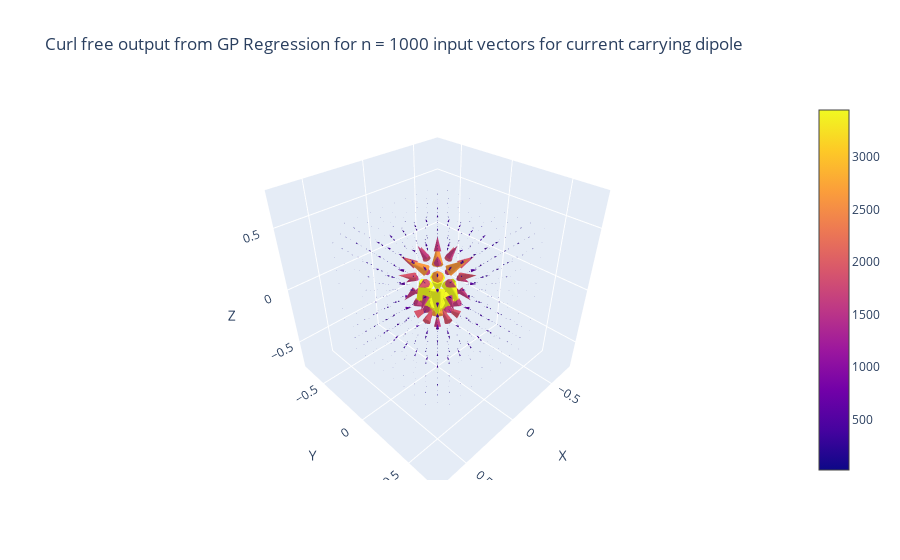

Write notebook code for a chart like this one.
### Code cell
plotter(outputs_dipole_curl_free, 
        title = f'Curl free output from GP Regression for n = {given_samples_dipole} input vectors for current carrying dipole')

### Figure 1 — Plotly figure (JSON) as saved in the notebook; plotly's stock layout.template omitted (floating-point values rounded to 4 significant figures; data arrays with more than 128 entries replaced by an {"elided": "..."} marker saying what was removed)
{"data": [{"anchor": "tail", "sizemode": "scaled", "sizeref": 2, "type": "cone", "u": {"elided": "1000 float values"}, "v": {"elided": "1000 float values"}, "w": {"elided": "1000 float values"}, "x": {"elided": "1000 float values"}, "y": {"elided": "1000 float values"}, "z": {"elided": "1000 float values"}}], "layout": {"scene": {"xaxis": {"title": {"text": "X"}}, "yaxis": {"title": {"text": "Y"}}, "zaxis": {"title": {"text": "Z"}}}, "title": {"text": "Curl free output from GP Regression for n = 1000 input vectors for current carrying dipole"}}}
